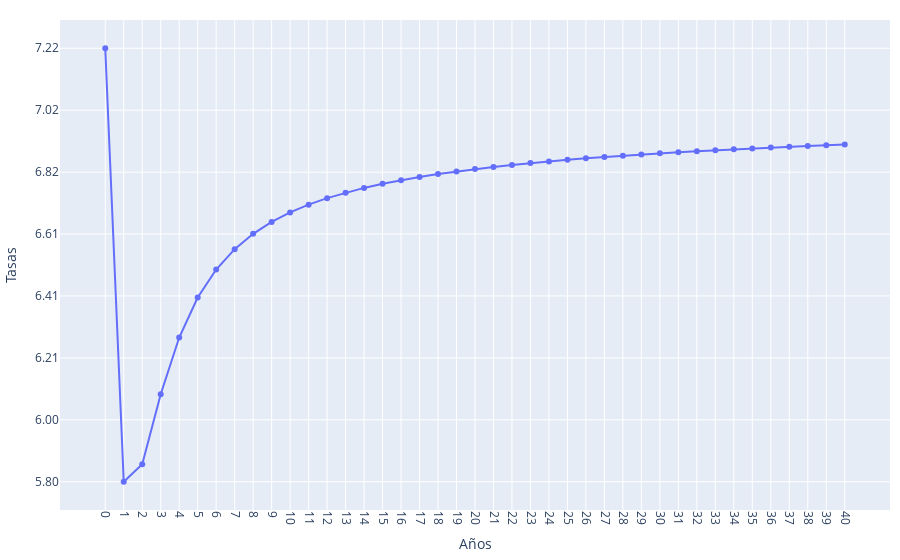

Notebook cell for this chart:
### Code cell
cc.plot_curva(df_cup)

### Figure 1 — Plotly figure (JSON) as saved in the notebook; plotly's stock layout.template omitted (floating-point values rounded to 4 significant figures)
{"data": [{"mode": "lines+markers", "name": "lines+markers", "type": "scatter", "x": [0, 1, 2, 3, 4, 5, 6, 7, 8, 9, 10, 11, 12, 13, 14, 15, 16, 17, 18, 19, 20, 21, 22, 23, 24, 25, 26, 27, 28, 29, 30, 31, 32, 33, 34, 35, 36, 37, 38, 39, 40], "y": [7.223, 5.801, 5.858, 6.088, 6.274, 6.405, 6.497, 6.564, 6.614, 6.653, 6.684, 6.71, 6.731, 6.749, 6.765, 6.778, 6.79, 6.801, 6.81, 6.819, 6.827, 6.834, 6.84, 6.846, 6.852, 6.857, 6.862, 6.866, 6.871, 6.875, 6.878, 6.882, 6.885, 6.888, 6.891, 6.894, 6.897, 6.9, 6.902, 6.905, 6.907]}], "layout": {"margin": {"b": 10, "l": 20, "r": 10, "t": 20}, "xaxis": {"tickangle": 90, "tickfont": {"size": 12}, "title": {"text": "Años"}, "type": "category"}, "yaxis": {"hoverformat": ".2f", "nticks": 8, "tickfont": {"size": 12}, "tickmode": "array", "tickvals": [5.801, 6.004, 6.207, 6.41, 6.613, 6.817, 7.02, 7.223], "title": {"text": "Tasas"}}}}
